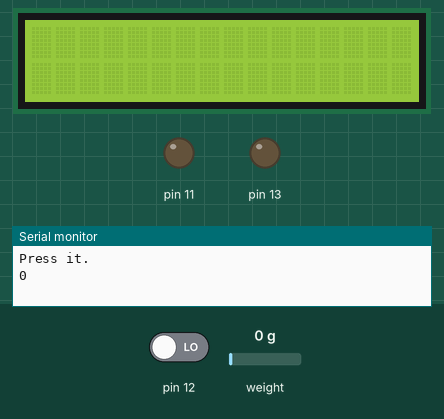
This sketch was run on a simulated Arduino Uno, built with avr-gcc and run on an emulated ATmega328P. Shown: 16×2 character LCD, output pins drawn as LEDs (lit = HIGH), the last lines printed to the serial monitor. Dashed ring = blinking. The inputs (shaded band) are chosen by the test bench; at power-on: pin 12 LOW, weight on the scale 0 g.

Above: at 3.2 s.
3.3 s: pin 12 driven HIGH
At 3.61 s:
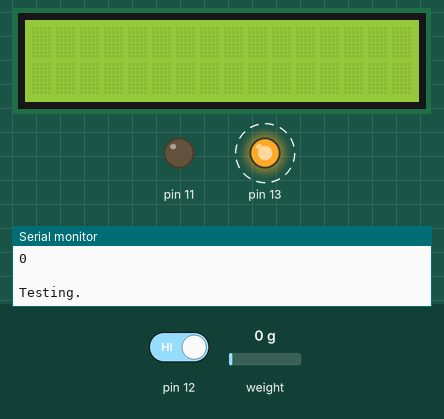
At 14.9 s:
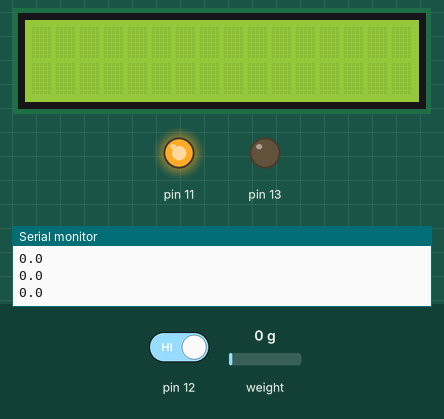
Timing chart, 0 to 15.2 s (numbered marks = the images above; inputs shaded):
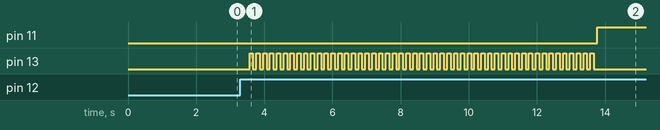

The sketch:

Platform_Test.ino
```cpp
#include "HX711.h"
#include <LiquidCrystal.h>
LiquidCrystal lcd(1,2,4,5,6,7);
int state = 0;
HX711 scale(3, 2);
float calibration_factor = -360; //calibration

void setup() {
	pinMode(12, INPUT);
	pinMode(11, OUTPUT);
	pinMode(13, OUTPUT);
	lcd.begin(16, 2);
	lcd.clear();
	Serial.begin(9600);
	Serial.println("Place igniter in.");
	Serial.println("Press it.");
	scale.set_scale();
	scale.tare();
	long zero_factor = scale.read_average();
	Serial.println(zero_factor);
	Serial.println(" ");
}
void loop() {
	scale.set_scale(calibration_factor);
	delay(500);
	state = digitalRead(12);
	if (state == HIGH) {
		Serial.println("Testing.");
		for (int i=0; i <= 50; i++){
			digitalWrite(13, HIGH);
			delay (100);
			digitalWrite (13, LOW);
			delay (100);
	}
	digitalWrite(11, HIGH);
	for (int i=0; i <= 1000; i++){
		scale.set_scale(calibration_factor);
		Serial.print(scale.get_units(), 1);
		Serial.println();
	}
	digitalWrite (13,LOW);
	digitalWrite (11,LOW);
	Serial.println();
	}
}
```

Measured:
- after the input at 3.3 s, pin 11: LOW → HIGH after 10.5 s; pin 13: alternates HIGH for 0.10 s and LOW for 0.10 s, 102 changes in all, then stays LOW, starting after 0.27 s
